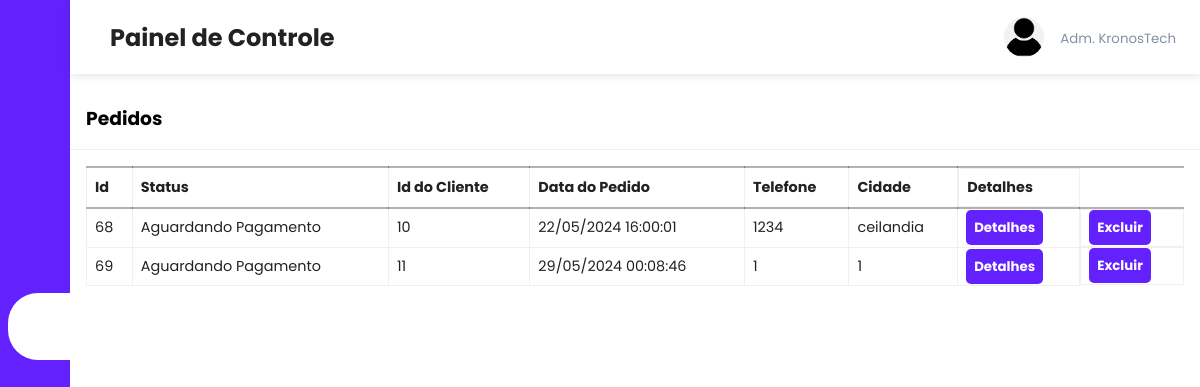
The app's page /admin/orders.php, older data.
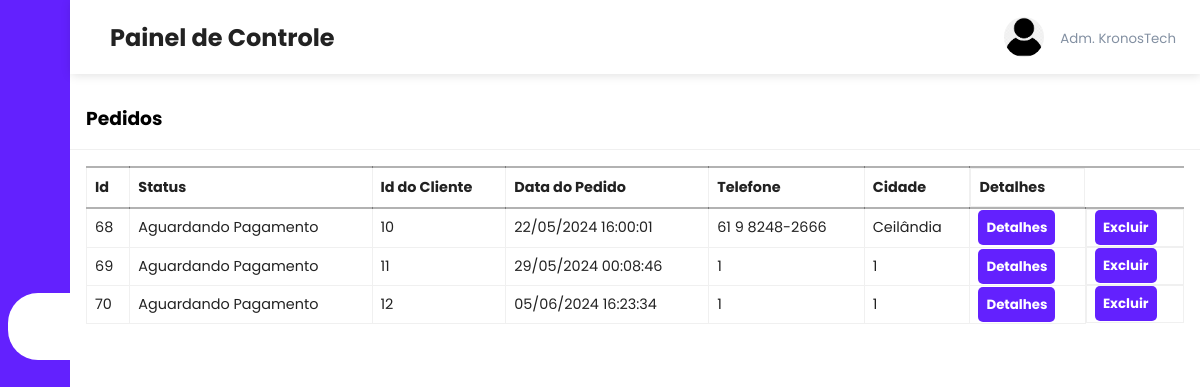
The same page, newer data.
### tables this page shows
CREATE TABLE `orders` (
  `order_id` int(11) NOT NULL,
  `order_cost` decimal(6,2) NOT NULL,
  `order_status` varchar(100) NOT NULL DEFAULT 'on_hold',
  `user_id` int(11) NOT NULL,
  `user_phone` text NOT NULL,
  `user_city` varchar(255) NOT NULL,
  `user_address` varchar(255) NOT NULL,
  `order_date` datetime NOT NULL DEFAULT current_timestamp()
);

### admin/orders.php (the view, shortened to what this page needs)
<?php
include('../server/connection.php');
if (isset($_GET['page_no']) && $_GET['page_no'] != "") {
    $page_no = $_GET['page_no'];
} else {
    $page_no = 1;
}
$total_records_per_page = 10;
$offset = ($page_no - 1) * $total_records_per_page;
$stmt2 = $conn->prepare("SELECT * FROM orders LIMIT ?, ?");
$stmt2->bind_param("ii", $offset, $total_records_per_page);
$stmt2->execute();
$orders = $stmt2->get_result();
?>
<?php include('header.php') ?>
<div class="recent-grid">
        <div class="projects">
            <div class="card">
                <div class="card-header">
                    <h3>Pedidos</h3>
                </div>
                <div class="card-body">
                    <div class="table-responsive">
                        <table width="100%" class="orders-table">
                            <thead>
                                <tr>
                                    <td>Id</td>
                                    <td>Status</td>
                                    <td>Id do Cliente</td>
                                    <td>Data do Pedido</td>
                                    <td>Telefone</td>
                                    <td>Cidade</td>
                                    <td>Detalhes</td>
                                </tr>
                            </thead>
                            <tbody>
                                <?php while($order = $orders->fetch_assoc()) { ?>
                                    <tr>
                                        <td><?php echo $order['order_id']; ?></td>
                                        <td><?php echo $order['order_status']; ?></td>
                                        <td><?php echo $order['user_id']; ?></td>
                                        <td><?php echo date('d/m/Y H:i:s', strtotime($order['order_date']));?></td>
                                        <td><?php echo $order['user_phone']; ?></td>
                                        <td><?php echo $order['user_city']; ?></td>
                                        <td><button><a class="btn btn-primary" href="view_order.php?order_id=<?php echo $order['order_id']; ?>">Detalhes</a></button></td>
                                        <td><button><a class="btn btn-danger">Excluir</a></button></td>
                                    </tr>
                                <?php } ?>
                            </tbody>
                        </table>
                    </div>
                </div>
            </div>
        </div>
</body>
</html>

Row changes from the older to the newer data that the page shows:
changed orders id 68: user_phone "1234" → "61 9 8248-2666"; user_city "ceilandia" → "Ceilândia"
added orders: order_id "70", order_status "Aguardando Pagamento", user "12", order_date "05/06/2024 16:23:34", user_phone "1", user_city "1"
